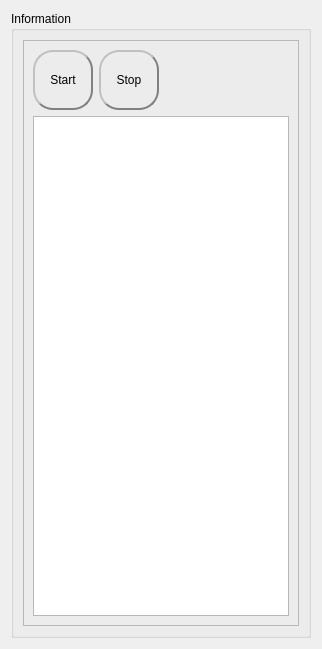
         <widget class="QWidget" name="tab">
          <attribute name="title">
           <string>Main</string>
          </attribute>
          <layout class="QGridLayout" name="gridLayout_4">
           <item row="1" column="0">
            <widget class="QGroupBox" name="groupBox_3">
             <property name="title">
              <string>Information</string>
             </property>
             <layout class="QGridLayout" name="gridLayout_5">
              <item row="0" column="0">
               <widget class="QFrame" name="frame">
                <property name="frameShape">
                 <enum>QFrame::StyledPanel</enum>
                </property>
                <property name="frameShadow">
                 <enum>QFrame::Raised</enum>
                </property>
                <layout class="QFormLayout" name="formLayout">
                 <property name="fieldGrowthPolicy">
                  <enum>QFormLayout::AllNonFixedFieldsGrow</enum>
                 </property>
                 <item row="3" column="0" colspan="2">
                  <widget class="QTextBrowser" name="textBrowser">
                   <property name="minimumSize">
                    <size>
                     <width>0</width>
                     <height>500</height>
                    </size>
                   </property>
                  </widget>
                 </item>
                 <item row="0" column="0">
                  <widget class="QPushButton" name="pushButtonACStart">
                   <property name="minimumSize">
                    <size>
                     <width>60</width>
                     <height>60</height>
                    </size>
                   </property>
                   <property name="maximumSize">
                    <size>
                     <width>60</width>
                     <height>60</height>
                    </size>
                   </property>
                   <property name="styleSheet">
                    <string notr="true">border-radius: 20px;  border: 2px groove gray;
font: 12pt &quot;Arial&quot;;
border-style: outset;</string>
                   </property>
                   <property name="text">
                    <string>Start</string>
                   </property>
                  </widget>
                 </item>
                 <item row="0" column="1">
                  <widget class="QPushButton" name="pushButtonACStop">
                   <property name="minimumSize">
                    <size>
                     <width>60</width>
                     <height>60</height>
                    </size>
                   </property>
                   <property name="maximumSize">
                    <size>
                     <width>60</width>
                     <height>60</height>
                    </size>
                   </property>
                   <property name="layoutDirection">
                    <enum>Qt::LeftToRight</enum>
                   </property>
                   <property name="styleSheet">
                    <string notr="true">border-radius: 20px;  border: 2px groove gray;
font: 12pt &quot;Arial&quot;;
border-style: outset;</string>
                   </property>
                   <property name="text">
                    <string>Stop</string>
                   </property>
                  </widget>
                 </item>
                </layout>
               </widget>
              </item>
             </layout>
            </widget>
           </item>
          </layout>
         </widget>
